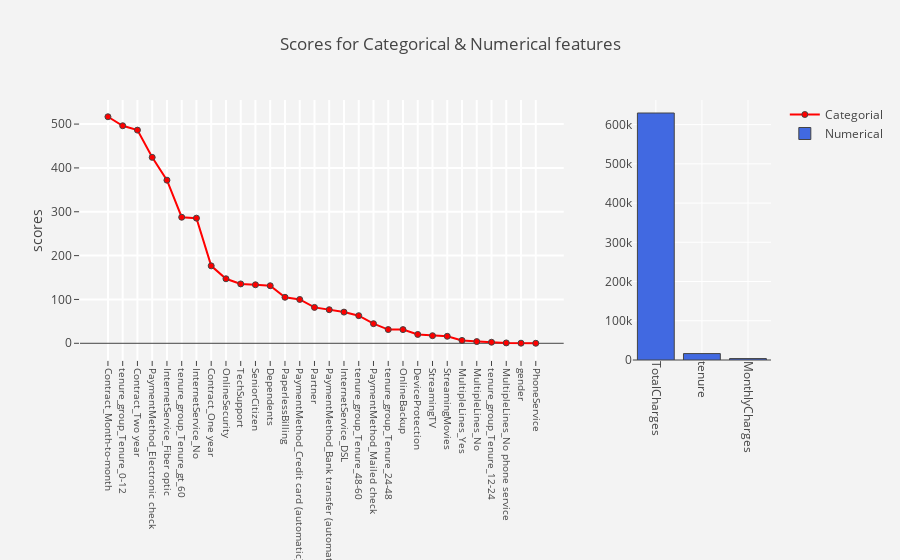

The cell this chart's notebook holds for it:
### Code cell
from sklearn.feature_selection import chi2
from sklearn.feature_selection import SelectKBest

#select columns
cols = [i for i in telcom.columns if i not in Id_col + target_col ]

#dataframe with non negative values
df_x = df_telcom_og[cols]
df_y = df_telcom_og[target_col]

#fit model with k= 3
select = SelectKBest(score_func = chi2,k = 3)
fit    = select.fit(df_x,df_y)

#Summerize scores
print ("scores")
print (fit.scores_)
print ("P - Values")
print (fit.pvalues_)

#create dataframe
score = pd.DataFrame({"features":cols,"scores":fit.scores_,"p_values":fit.pvalues_ })
score = score.sort_values(by = "scores" ,ascending =False)


#createing new label for categorical and numerical columns
score["feature_type"] = np.where(score["features"].isin(num_cols),"Numerical","Categorical")

#plot
trace  = go.Scatter(x = score[score["feature_type"] == "Categorical"]["features"],
                    y = score[score["feature_type"] == "Categorical"]["scores"],
                    name = "Categorial",mode = "lines+markers",
                    marker = dict(color = "red",
                                  line = dict(width =1))
                   )

trace1 = go.Bar(x = score[score["feature_type"] == "Numerical"]["features"],
                y = score[score["feature_type"] == "Numerical"]["scores"],name = "Numerical",
                marker = dict(color = "royalblue",
                              line = dict(width =1)),
                xaxis = "x2",yaxis = "y2"
               )
layout = go.Layout(dict(title = "Scores for Categorical & Numerical features",
                        plot_bgcolor  = "rgb(243,243,243)",
                        paper_bgcolor = "rgb(243,243,243)",
                        xaxis = dict(gridcolor = 'rgb(255, 255, 255)',
                                     tickfont = dict(size =10),
                                     domain=[0, 0.7],
                                     tickangle = 90,zerolinewidth=1,
                                     ticklen=5,gridwidth=2),
                        yaxis = dict(gridcolor = 'rgb(255, 255, 255)',
                                     title = "scores",
                                     zerolinewidth=1,ticklen=5,gridwidth=2),
                        margin = dict(b=200),
                        xaxis2=dict(domain=[0.8, 1],tickangle = 90,
                                    gridcolor = 'rgb(255, 255, 255)'),
                        yaxis2=dict(anchor='x2',gridcolor = 'rgb(255, 255, 255)')
                        )
                  )

data=[trace,trace1]
fig = go.Figure(data=data,layout=layout)
py.iplot(fig)

### Figure 1 — Plotly figure (JSON) as saved in the notebook; plotly's stock layout.template omitted (floating-point values rounded to 4 significant figures)
{"data": [{"marker": {"color": "red", "line": {"width": 1}}, "mode": "lines+markers", "name": "Categorial", "type": "scatter", "uid": "ad29ec4c-c789-11e8-85a3-9974e7f7f9a2", "x": ["Contract_Month-to-month", "tenure_group_Tenure_0-12", "Contract_Two year", "PaymentMethod_Electronic check", "InternetService_Fiber optic", "tenure_group_Tenure_gt_60", "InternetService_No", "Contract_One year", "OnlineSecurity", "TechSupport", "SeniorCitizen", "Dependents", "PaperlessBilling", "PaymentMethod_Credit card (automatic)", "Partner", "PaymentMethod_Bank transfer (automatic)", "InternetService_DSL", "tenure_group_Tenure_48-60", "PaymentMethod_Mailed check", "tenure_group_Tenure_24-48", "OnlineBackup", "DeviceProtection", "StreamingTV", "StreamingMovies", "MultipleLines_Yes", "MultipleLines_No", "tenure_group_Tenure_12-24", "MultipleLines_No phone service", "gender", "PhoneService"], "y": [516.7, 496.2, 486.2, 424.1, 372.1, 287.5, 285.5, 176.6, 147.2, 135.4, 133.5, 131.3, 105.0, 99.97, 81.86, 76.62, 71.14, 63.0, 44.73, 31.29, 31.21, 20.22, 17.32, 15.93, 6.515, 3.889, 2.386, 0.8682, 0.2543, 0.09295]}, {"marker": {"color": "royalblue", "line": {"width": 1}}, "name": "Numerical", "type": "bar", "uid": "ad29ee0e-c789-11e8-85a3-9974e7f7f9a2", "x": ["TotalCharges", "tenure", "MonthlyCharges"], "xaxis": "x2", "y": [629600.0, 16380.0, 3653.0], "yaxis": "y2"}], "layout": {"margin": {"b": 200}, "paper_bgcolor": "rgb(243,243,243)", "plot_bgcolor": "rgb(243,243,243)", "title": "Scores for Categorical & Numerical features", "xaxis": {"domain": [0, 0.7], "gridcolor": "rgb(255, 255, 255)", "gridwidth": 2, "tickangle": 90, "tickfont": {"size": 10}, "ticklen": 5, "zerolinewidth": 1}, "xaxis2": {"domain": [0.8, 1], "gridcolor": "rgb(255, 255, 255)", "tickangle": 90}, "yaxis": {"gridcolor": "rgb(255, 255, 255)", "gridwidth": 2, "ticklen": 5, "title": "scores", "zerolinewidth": 1}, "yaxis2": {"anchor": "x2", "gridcolor": "rgb(255, 255, 255)"}}}
